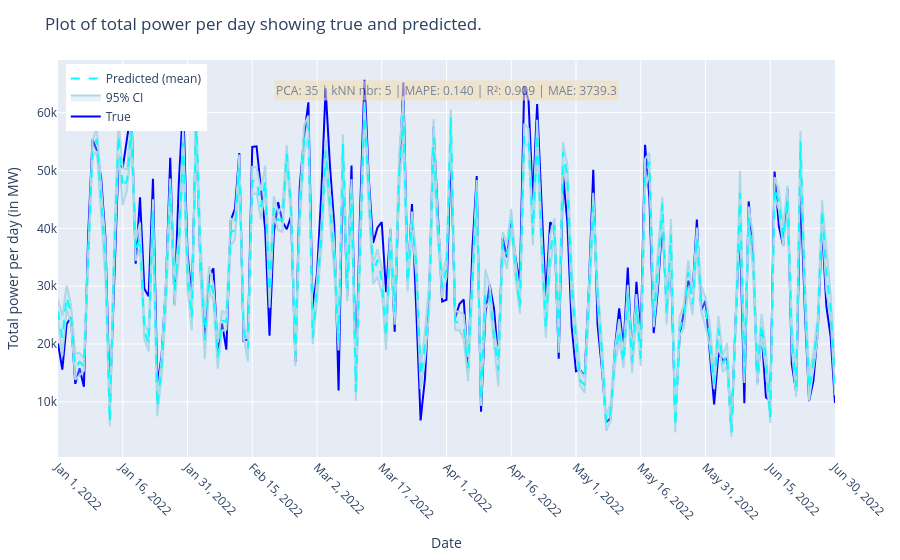

This figure's notebook cell:
### Code cell
knn_ci.run()

### Figure 1 — Plotly figure (JSON) as saved in the notebook; plotly's stock layout.template omitted (floating-point values rounded to 4 significant figures; data arrays with more than 128 entries replaced by an {"elided": "..."} marker saying what was removed)
{"data": [{"line": {"color": "blue"}, "mode": "lines", "name": "True", "type": "scatter", "x": {"elided": "181 str values"}, "y": {"elided": "181 int values"}}, {"line": {"color": "lightblue"}, "mode": "lines", "name": "Lower Bound", "showlegend": false, "type": "scatter", "x": {"elided": "181 str values"}, "y": {"elided": "181 float values"}}, {"fill": "tonexty", "fillcolor": "rgba(173, 216, 230, 0.3)", "line": {"color": "lightblue"}, "mode": "lines", "name": "95% CI", "type": "scatter", "x": {"elided": "181 str values"}, "y": {"elided": "181 float values"}}, {"line": {"color": "cyan", "dash": "dash"}, "mode": "lines", "name": "Predicted (mean)", "type": "scatter", "x": {"elided": "181 str values"}, "y": {"elided": "181 float values"}}], "layout": {"annotations": [{"align": "left", "bgcolor": "wheat", "font": {"size": 12}, "opacity": 0.6, "showarrow": false, "text": "PCA: 35 | kNN nbr: 5 | MAPE: 0.140 | R²: 0.909 | MAE: 3739.3", "x": 0.5, "xref": "paper", "y": 0.95, "yref": "paper"}], "legend": {"x": 0.01, "y": 0.99}, "margin": {"b": 60, "l": 40, "r": 20, "t": 60}, "title": {"text": "Plot of total power per day showing true and predicted."}, "xaxis": {"tickangle": 45, "tickvals": ["2022-01-01", "2022-01-16", "2022-01-31", "2022-02-15", "2022-03-02", "2022-03-17", "2022-04-01", "2022-04-16", "2022-05-01", "2022-05-16", "2022-05-31", "2022-06-15", "2022-06-30"], "title": {"text": "Date"}}, "yaxis": {"title": {"text": "Total power per day (in MW)"}}}}
